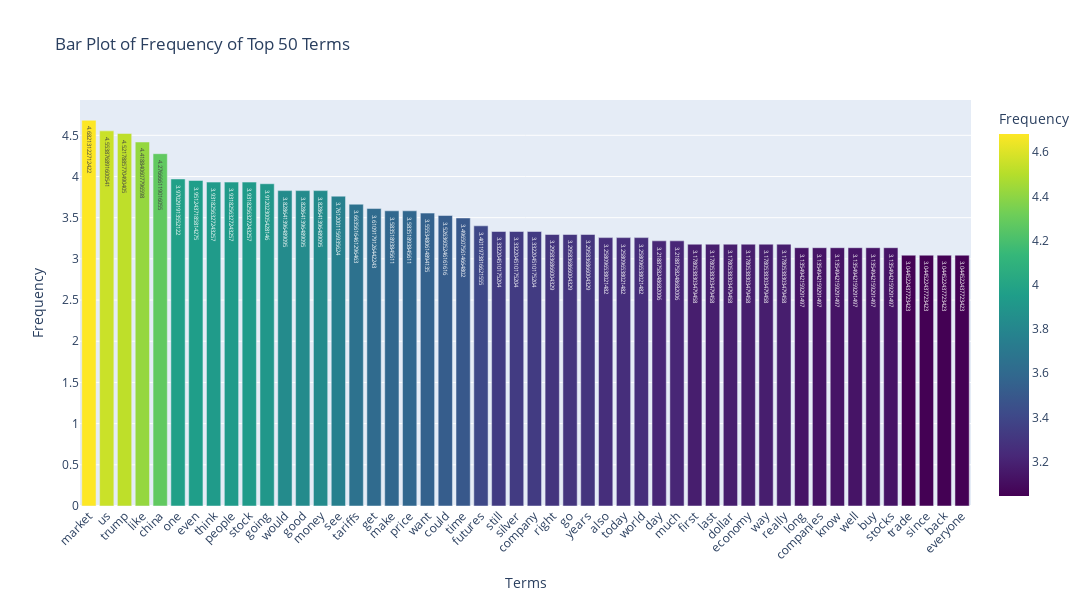

Notebook code cell kept with this figure:
### Markdown cell above
Exercise 15

### Code cell
# Get total frequency of each term across all documents
term_frequency = np.asarray(df_counts.sum(axis=0))[0]
top_n = 50

term_frequency_log = [math.log(i) for i in term_frequency]

term_frequency_log = np.array(term_frequency_log)

# Find indices of top 50 most frequent terms
top_indices = term_frequency.argsort()[-top_n:][::-1]

# Create DataFrame with top terms and their frequencies
df_terms = pd.DataFrame({
    'Term': count_vect.get_feature_names_out()[top_indices],
    'Frequency': term_frequency_log[top_indices]
})

# Print top terms (optional)
print(df_terms.to_string())

# Create interactive bar chart
fig = px.bar(
    df_terms,
    x='Term',
    y='Frequency',
    title=f'Bar Plot of Frequency of Top {top_n} Terms',
    labels={'Term': 'Terms', 'Frequency': 'Frequency'},
    color='Frequency',               # Color bars by frequency
    color_continuous_scale='Viridis',
    text='Frequency'                 # Show count on each bar
)

# Improve layout
fig.update_layout(
    xaxis_tickangle=-45,   # Rotate x-axis labels
    height=600,
    width=1200
)

# Customize hover tooltip
fig.update_traces(
    hovertemplate="<b>%{x}</b><br>Frequency: %{y}<extra></extra>"
)

fig.show()

### Figure 1 — Plotly figure (JSON) as saved in the notebook; plotly's stock layout.template omitted (floating-point values rounded to 4 significant figures)
{"data": [{"hovertemplate": "<b>%{x}</b><br>Frequency: %{y}<extra></extra>", "legendgroup": "", "marker": {"color": [4.682, 4.554, 4.522, 4.419, 4.277, 3.97, 3.951, 3.932, 3.932, 3.932, 3.912, 3.829, 3.829, 3.829, 3.761, 3.664, 3.611, 3.584, 3.584, 3.555, 3.526, 3.497, 3.401, 3.332, 3.332, 3.332, 3.296, 3.296, 3.296, 3.258, 3.258, 3.258, 3.219, 3.219, 3.178, 3.178, 3.178, 3.178, 3.178, 3.178, 3.135, 3.135, 3.135, 3.135, 3.135, 3.135, 3.045, 3.045, 3.045, 3.045], "coloraxis": "coloraxis", "pattern": {"shape": ""}}, "name": "", "orientation": "v", "showlegend": false, "text": [4.682, 4.554, 4.522, 4.419, 4.277, 3.97, 3.951, 3.932, 3.932, 3.932, 3.912, 3.829, 3.829, 3.829, 3.761, 3.664, 3.611, 3.584, 3.584, 3.555, 3.526, 3.497, 3.401, 3.332, 3.332, 3.332, 3.296, 3.296, 3.296, 3.258, 3.258, 3.258, 3.219, 3.219, 3.178, 3.178, 3.178, 3.178, 3.178, 3.178, 3.135, 3.135, 3.135, 3.135, 3.135, 3.135, 3.045, 3.045, 3.045, 3.045], "textposition": "auto", "type": "bar", "x": ["market", "us", "trump", "like", "china", "one", "even", "think", "people", "stock", "going", "would", "good", "money", "see", "tariffs", "get", "make", "price", "want", "could", "time", "futures", "still", "silver", "company", "right", "go", "years", "also", "today", "world", "day", "much", "first", "last", "dollar", "economy", "way", "really", "long", "companies", "know", "well", "buy", "stocks", "trade", "since", "back", "everyone"], "xaxis": "x", "y": [4.682, 4.554, 4.522, 4.419, 4.277, 3.97, 3.951, 3.932, 3.932, 3.932, 3.912, 3.829, 3.829, 3.829, 3.761, 3.664, 3.611, 3.584, 3.584, 3.555, 3.526, 3.497, 3.401, 3.332, 3.332, 3.332, 3.296, 3.296, 3.296, 3.258, 3.258, 3.258, 3.219, 3.219, 3.178, 3.178, 3.178, 3.178, 3.178, 3.178, 3.135, 3.135, 3.135, 3.135, 3.135, 3.135, 3.045, 3.045, 3.045, 3.045], "yaxis": "y"}], "layout": {"barmode": "relative", "coloraxis": {"colorbar": {"title": {"text": "Frequency"}}, "colorscale": [[0, "#440154"], [0.1111, "#482878"], [0.2222, "#3e4989"], [0.3333, "#31688e"], [0.4444, "#26828e"], [0.5556, "#1f9e89"], [0.6667, "#35b779"], [0.7778, "#6ece58"], [0.8889, "#b5de2b"], [1, "#fde725"]]}, "height": 600, "legend": {"tracegroupgap": 0}, "title": {"text": "Bar Plot of Frequency of Top 50 Terms"}, "width": 1200, "xaxis": {"anchor": "y", "domain": [0, 1], "tickangle": -45, "title": {"text": "Terms"}}, "yaxis": {"anchor": "x", "domain": [0, 1], "title": {"text": "Frequency"}}}}
